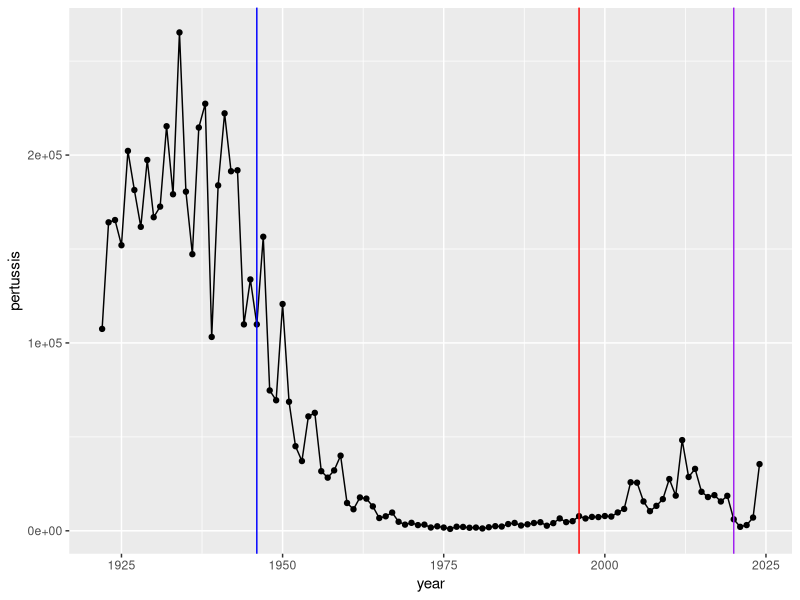

R code for this plot: (Note: this script raises an error after producing the figure.)
## ---- chunk 1
cdc <- data.frame(year = c(1922L,1923L,1924L,1925L,1926L,1927L,1928L,
                           1929L,1930L,1931L,1932L,1933L,1934L,1935L,
                           1936L,1937L,1938L,1939L,1940L,1941L,1942L,
                           1943L,1944L,1945L,1946L,1947L,1948L,1949L,
                           1950L,1951L,1952L,1953L,1954L,1955L,1956L,
                           1957L,1958L,1959L,1960L,1961L,1962L,1963L,
                           1964L,1965L,1966L,1967L,1968L,1969L,1970L,
                           1971L,1972L,1973L,1974L,1975L,1976L,1977L,
                           1978L,1979L,1980L,1981L,1982L,1983L,1984L,
                           1985L,1986L,1987L,1988L,1989L,1990L,1991L,
                           1992L,1993L,1994L,1995L,1996L,1997L,1998L,
                           1999L,2000L,2001L,2002L,2003L,2004L,2005L,
                           2006L,2007L,2008L,2009L,2010L,2011L,2012L,
                           2013L,2014L,2015L,2016L,2017L,2018L,2019L,
                           2020L,2021L,2022L,2023L,2024L),
             pertussis = c(107473,164191,165418,152003,202210,181411,
                           161799,197371,166914,172559,215343,179135,
                           265269,180518,147237,214652,227319,103188,
                           183866,222202,191383,191890,109873,133792,
                           109860,156517,74715,69479,120718,68687,
                           45030,37129,60886,62786,31732,28295,
                           32148,40005,14809,11468,17749,17135,
                           13005,6799,7717,9718,4810,3285,4249,
                           3036,3287,1759,2402,1738,1010,2177,2063,
                           1623,1730,1248,1895,2463,2276,3589,
                           4195,2823,3450,4157,4570,2719,4083,6586,
                           4617,5137,7796,6564,7405,7298,7867,
                           7580,9771,11647,25827,25616,15632,10454,
                           13278,16858,27550,18719,48277,28639,
                           32971,20762,17972,18975,15609,18617,6124,
                           2116,3044,7063,35493)
)
## ---- chunk 2
library(ggplot2)
cases <- ggplot(cdc) +
            aes(year, pertussis) +
            geom_point() + 
            geom_line()
## ---- chunk 3
cases +
  geom_vline(xintercept=1946, col="blue") +
  geom_vline(xintercept=1996, col="red") +
  geom_vline(xintercept=2020, col="purple")
## ---- chunk 4
library(jsonlite)
subject <- read_json("https://www.cmi-pb.org/api/v5_1/subject",
                     simplifyVector=TRUE)
head(subject)
## ---- chunk 5
nrow(subject)
## ---- chunk 6
table(subject$infancy_vac)
## ---- chunk 7
table(subject$biological_sex)
## ---- chunk 8
table(subject$race, subject$biological_sex)
## ---- chunk 9
specimen <- read_json("https://www.cmi-pb.org/api/v5_1/specimen",
                      simplifyVector = TRUE)
ab_data <- read_json("http://cmi-pb.org/api/v5_1/plasma_ab_titer",
                      simplifyVector = TRUE)
head(specimen)
head(ab_data)
## ---- chunk 10
library(dplyr)
meta <- inner_join(subject, specimen)
head(meta)
## ---- chunk 11
data <- inner_join(ab_data, meta)
head(data)
## ---- chunk 12
table(data$antigen)
nrow(data)
## ---- chunk 13
ggplot(data) +
  aes(MFI, antigen) +
  geom_boxplot()
## ---- chunk 14
ggplot(data) +
  aes(MFI, antigen, col=infancy_vac) +
  geom_boxplot()
## ---- chunk 15
## Defining IgG
igg <- data |> filter(isotype == "IgG")

## Making the plot
ggplot(igg) +
  aes(MFI_normalised, antigen, col=infancy_vac) +
  geom_boxplot() +
  facet_wrap(~visit)
## ---- chunk 16
# Filtering the data
pt <- data |> filter(isotype=="IgG",
                     antigen=="PT",
                     dataset=="2021_dataset")
# Creating a plot
ggplot(pt) +
  aes(actual_day_relative_to_boost,
      MFI_normalised,
      col=infancy_vac,
      group=subject_id) +
  geom_point() +
  geom_line() +
  theme_bw() +
  geom_vline(xintercept=14, col="black")
